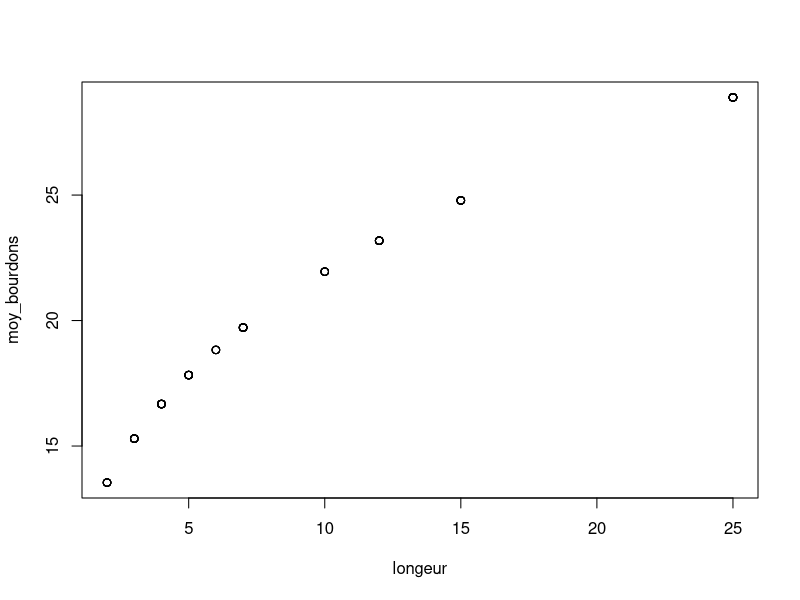
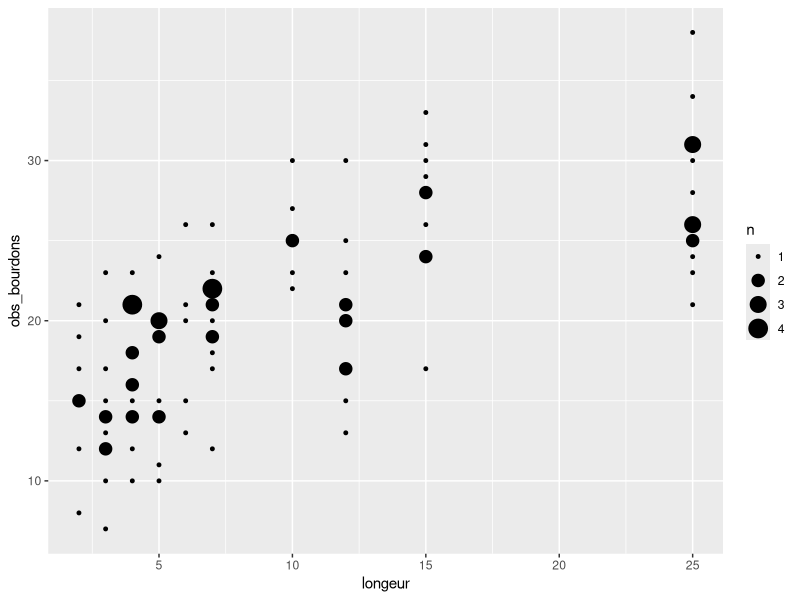
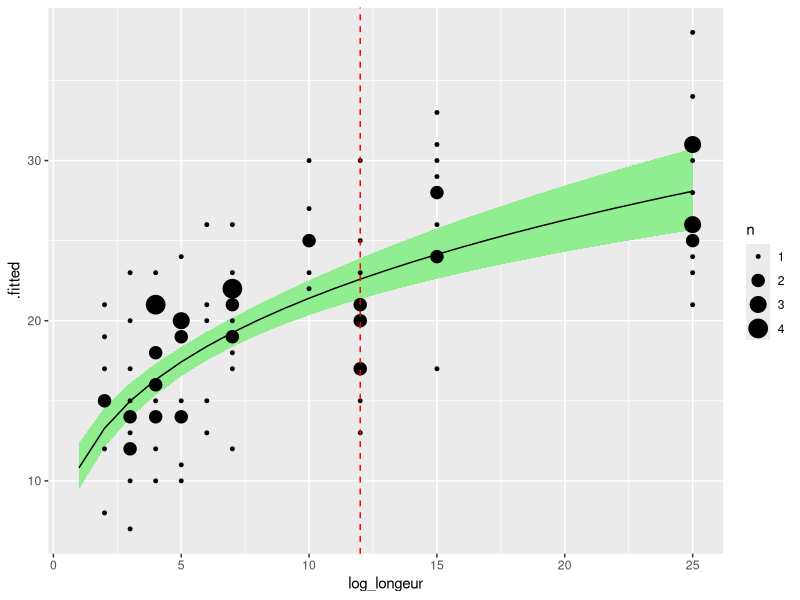

R code for these plots, in order:
## ---- chunk 1
library(tidyverse)
## ---- chunk 2
a <- 11
b <- 0.3
# longeur <- runif(104, min = 2, max = 25)
longeur <- sample(c(2:7, 10, 12, 15, 25), size = 104, replace = TRUE)

moy_bourdons <- a * longeur ^b

plot(longeur, moy_bourdons)
## ---- chunk 3
obs_bourdons <- rpois(104, lambda = moy_bourdons)


tibble(longeur, obs_bourdons) |> 
  ggplot(aes(x = longeur, y = obs_bourdons)) + 
  geom_count()
## ---- chunk 4
bourdon_data <- tibble(longeur, obs_bourdons)

bourdon_data_log <- bourdon_data |> 
  mutate(log_longeur = log(longeur),
         log_obs_bourdons = log(obs_bourdons))


lm_pwr <- lm(log_obs_bourdons ~ log_longeur, data = bourdon_data_log)

## ---- chunk 5
new_data <- tibble(log_longeur = log(1:25))

predictions_pwr <- broom::augment(x = lm_pwr,
                                  newdata = new_data,
                                  interval = "confidence") |>
  mutate(across(everything(), exp))

## ---- chunk 6
predictions_pwr |> 
  ggplot(aes(x = log_longeur, y = .fitted)) + 
  geom_ribbon(
    aes(x = log_longeur,
        ymin = .lower,
        ymax = .upper), 
    inherit.aes = FALSE, fill = "lightgreen") + 
  geom_line() + 
  geom_count(aes(x = longeur, y = obs_bourdons), data = bourdon_data) + 
  geom_vline(xintercept = 12, lty = 2, col = "red")
